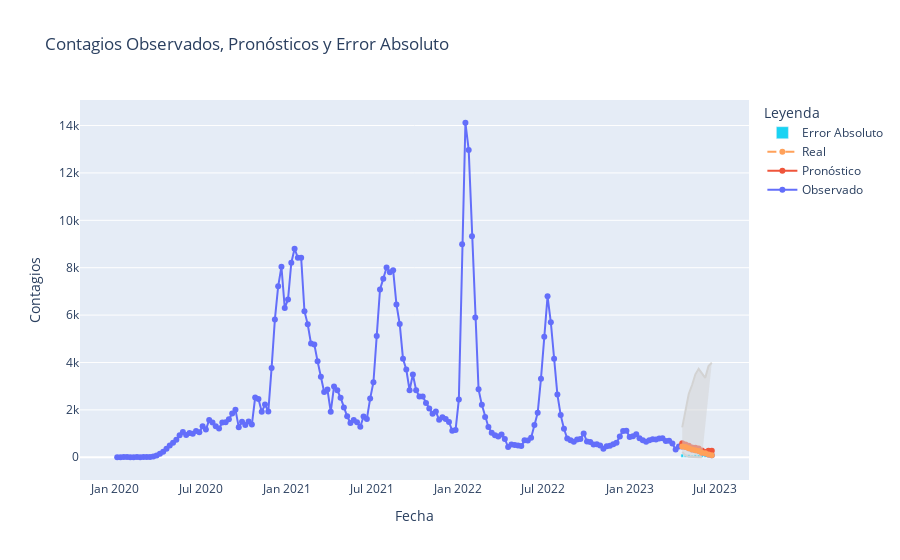

Write notebook code for a chart like this one.
### Code cell
import pandas as pd
from statsmodels.tsa.statespace.sarimax import SARIMAX
from scipy.stats import boxcox
from scipy.special import inv_boxcox
from matplotlib import pyplot as plt
import plotly.graph_objects as go

def cargar_datos_cluster(ruta_csv, cluster_id):
    # Leer el archivo CSV
    df = pd.read_csv(ruta_csv)
    
    # Configurar la primera columna ('Cluster') como índice
    df.set_index('Cluster', inplace=True)
    
    # Transponer el dataframe para que las fechas sean el índice
    df = df.transpose()
    
    # Filtrar los datos para el cluster específico
    cluster_data = df[cluster_id]
    
    # Resetear el índice para que las fechas sean una columna y no el índice
    cluster_data = cluster_data.reset_index()
    
    # Cambiar los nombres de las columnas
    cluster_data.columns = ['Fecha', 'Contagios']
    
    # Convertir la columna de fecha a tipo datetime para manejarlo como serie temporal
    cluster_data['Fecha'] = pd.to_datetime(cluster_data['Fecha'], format='%d-%m-%Y')
    
    # Establecer la fecha como índice
    cluster_data.set_index('Fecha', inplace=True)
    
    return cluster_data


# Ruta del archivo CSV
ruta_csv = 'clusterSemanal.csv'
# ID del cluster que el usuario quiere explorar
cluster_id = 4

# Cargar los datos
df_pacientesRespiratorios = cargar_datos_cluster(ruta_csv, cluster_id)

# Asegurarse de que no hay valores no positivos antes de la transformación Box-Cox
df_pacientesRespiratorios['Contagios'] = df_pacientesRespiratorios['Contagios'].clip(lower=1)

# Aplicar transformación Box-Cox
df_pacientesRespiratorios['Contagios_transformed'], lambda_ = boxcox(df_pacientesRespiratorios['Contagios'])

# Dividir los datos transformados en entrenamiento y prueba
train_data_transformed = df_pacientesRespiratorios['Contagios_transformed'].iloc[:-10]
test_data = df_pacientesRespiratorios.iloc[-10:]

p = 1
d = 1
q = 3
P = 1
D = 1
Q = 1
S = 30  # asumiendo una estacionalidad semanal

# Ajuste del modelo SARIMA con los datos de entrenamiento transformados
model = SARIMAX(train_data_transformed,
                order=(p, d, q),
                seasonal_order=(P, D, Q, S),
                enforce_stationarity=False,
                enforce_invertibility=False)

results = model.fit()

# Diagnósticos del modelo y resultados de resumen
print(results.summary())
results.plot_diagnostics(figsize=(18, 8))
plt.show()

# Hacer predicciones para el conjunto de prueba y revertir la transformación Box-Cox
pred_uc = results.get_forecast(steps=10)
predicted_mean_transformed = pred_uc.predicted_mean
predicted_mean = inv_boxcox(predicted_mean_transformed, lambda_)
predicted_mean.index = test_data.index  # Asignar directamente el índice del conjunto de prueba
pred_ci_transformed = pred_uc.conf_int()
pred_ci = pd.DataFrame()
pred_ci['lower'] = inv_boxcox(pred_ci_transformed.iloc[:, 0], lambda_)
pred_ci['upper'] = inv_boxcox(pred_ci_transformed.iloc[:, 1], lambda_)



# Calcular el error absoluto
error_absoluto = abs(test_data['Contagios'] - predicted_mean)

fig = go.Figure()

# Agregar los datos observados como una serie de líneas con puntos
fig.add_trace(go.Scatter(x=df_pacientesRespiratorios.index, y=df_pacientesRespiratorios['Contagios'], mode='lines+markers', name='Observado'))

# Agregar las predicciones como otra serie de líneas con puntos
fig.add_trace(go.Scatter(x=predicted_mean.index, y=predicted_mean, mode='lines+markers', name='Pronóstico'))

# Agregar el intervalo de confianza como un área sombreada
fig.add_trace(go.Scatter(x=pred_ci.index, y=pred_ci.iloc[:, 0], fill=None, mode='lines', line=dict(color='lightgrey'), showlegend=False))
fig.add_trace(go.Scatter(x=pred_ci.index, y=pred_ci.iloc[:, 1], fill='tonexty', mode='lines', line=dict(color='lightgrey'), showlegend=False))

# Agregar los datos reales de prueba como una línea discontinua con puntos
fig.add_trace(go.Scatter(x=test_data.index, y=test_data['Contagios'], mode='lines+markers', name='Real', line=dict(dash='dash')))

# Agregar el error absoluto como una nueva serie de barras
fig.add_trace(go.Bar(x=test_data.index, y=error_absoluto, name='Error Absoluto'))

# Actualizar el diseño de la gráfica para añadir títulos y etiquetas
fig.update_layout(title='Contagios Observados, Pronósticos y Error Absoluto',
                  xaxis_title='Fecha',
                  yaxis_title='Contagios',
                  legend_title='Leyenda')

# Mostrar la figura
fig.show()

### Figure 1 — Plotly figure (JSON) as saved in the notebook; plotly's stock layout.template omitted (floating-point values rounded to 4 significant figures; data arrays with more than 128 entries replaced by an {"elided": "..."} marker saying what was removed)
{"data": [{"mode": "lines+markers", "name": "Observado", "type": "scatter", "x": {"elided": "182 str values"}, "y": {"elided": "182 int values"}}, {"mode": "lines+markers", "name": "Pronóstico", "type": "scatter", "x": ["2023-04-23T00:00:00", "2023-04-30T00:00:00", "2023-05-07T00:00:00", "2023-05-14T00:00:00", "2023-05-21T00:00:00", "2023-05-28T00:00:00", "2023-06-04T00:00:00", "2023-06-11T00:00:00", "2023-06-18T00:00:00", "2023-06-25T00:00:00"], "y": [587.9, 535.5, 491.4, 416.4, 405.1, 372.5, 285.1, 225.1, 271.6, 270.3]}, {"line": {"color": "lightgrey"}, "mode": "lines", "showlegend": false, "type": "scatter", "x": ["2023-04-23T00:00:00", "2023-04-30T00:00:00", "2023-05-07T00:00:00", "2023-05-14T00:00:00", "2023-05-21T00:00:00", "2023-05-28T00:00:00", "2023-06-04T00:00:00", "2023-06-11T00:00:00", "2023-06-18T00:00:00", "2023-06-25T00:00:00"], "y": [223.3, 72.66, 18.33, 3.584, 0.9667, 0.1435, 4.581e-08, null, null, null]}, {"fill": "tonexty", "line": {"color": "lightgrey"}, "mode": "lines", "showlegend": false, "type": "scatter", "x": ["2023-04-23T00:00:00", "2023-04-30T00:00:00", "2023-05-07T00:00:00", "2023-05-14T00:00:00", "2023-05-21T00:00:00", "2023-05-28T00:00:00", "2023-06-04T00:00:00", "2023-06-11T00:00:00", "2023-06-18T00:00:00", "2023-06-25T00:00:00"], "y": [1262.0, 1929.0, 2684.0, 3051.0, 3501.0, 3731.0, 3528.0, 3351.0, 3851.0, 3990.0]}, {"line": {"dash": "dash"}, "mode": "lines+markers", "name": "Real", "type": "scatter", "x": ["2023-04-23T00:00:00", "2023-04-30T00:00:00", "2023-05-07T00:00:00", "2023-05-14T00:00:00", "2023-05-21T00:00:00", "2023-05-28T00:00:00", "2023-06-04T00:00:00", "2023-06-11T00:00:00", "2023-06-18T00:00:00", "2023-06-25T00:00:00"], "y": [454, 431, 376, 332, 293, 260, 192, 168, 112, 88]}, {"name": "Error Absoluto", "type": "bar", "x": ["2023-04-23T00:00:00", "2023-04-30T00:00:00", "2023-05-07T00:00:00", "2023-05-14T00:00:00", "2023-05-21T00:00:00", "2023-05-28T00:00:00", "2023-06-04T00:00:00", "2023-06-11T00:00:00", "2023-06-18T00:00:00", "2023-06-25T00:00:00"], "y": [133.9, 104.5, 115.4, 84.36, 112.1, 112.5, 93.07, 57.1, 159.6, 182.3]}], "layout": {"legend": {"title": {"text": "Leyenda"}}, "title": {"text": "Contagios Observados, Pronósticos y Error Absoluto"}, "xaxis": {"title": {"text": "Fecha"}}, "yaxis": {"title": {"text": "Contagios"}}}}
